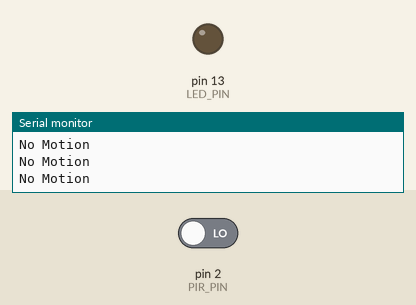
Bench run of a sketch on a simulated Arduino Uno, built with avr-gcc and run on an emulated ATmega328P. Parts: output pins drawn as LEDs (lit = HIGH), the last lines printed to the serial monitor. The test bench sets the inputs (shaded band); at power-on: pin 2 (PIR_PIN) LOW.

Above: at 1.3 s.
1.4 s: pin 2 (PIR_PIN) driven HIGH
At 1.9 s:
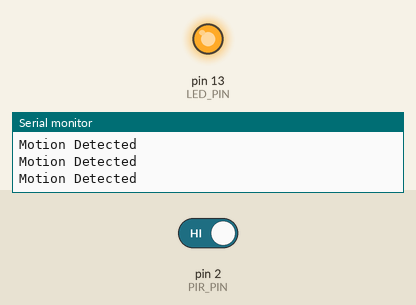
3.0 s: pin 2 (PIR_PIN) driven LOW
At 5.1 s:
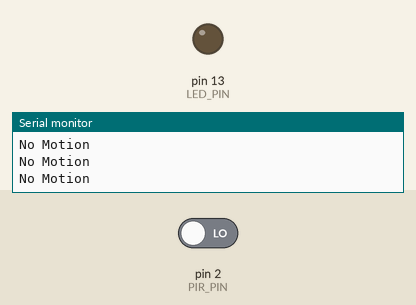
Timing chart, 0 to 6.6 s (numbered marks = the images above; inputs shaded):
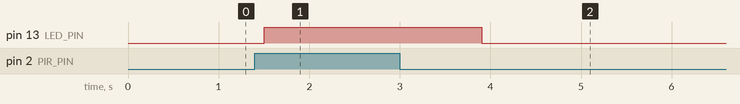

Measured:
- after the input at 1.4 s, pin 13 (LED_PIN): LOW → HIGH after 0.10 s
- after the input at 3.0 s, pin 13 (LED_PIN): HIGH → LOW after 0.91 s

The sketch:

pir.ino
```cpp
#define PIR_PIN 2
#define LED_PIN 13
long int
ledOn =1000,
lastTime = -ledOn;
void setup(){
 Serial.begin(9600);
 pinMode(LED_PIN, OUTPUT); // Atur pin 13 menjadi mode Output
 pinMode(PIR_PIN, INPUT); // Atur pin 2 menjadi mode input

 digitalWrite(LED_PIN, LOW); // matikan led indikator

 delay(100); // Jeda sebentar
}

void loop(){
 if(digitalRead(PIR_PIN) == HIGH){
  lastTime = millis();
  Serial.println("Motion Detected");
  delay(100);
 }else{
  Serial.println("No Motion");
  delay(100);
 }

 if ((millis() - lastTime) < ledOn)
  digitalWrite(LED_PIN, HIGH);
 else
  digitalWrite(LED_PIN, LOW);
}
```
